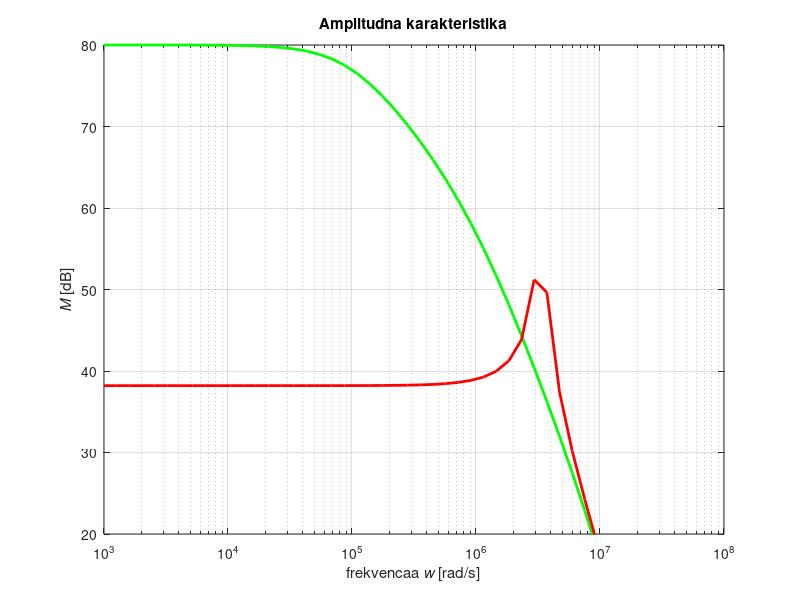

MATLAB code for this plot:
close all; clear all; clc;
#Bode digram

#                    G0
# G(s) = ------------------------------
#         (1+s/wp1)(1+s/wp2)(1+s/wp3)


#Nastavitve 
  %w od kje do kje risat
  w = logspace(3,8);  #Frekvenca od kje rasati
  r_zac = 1e3;
  r_kon = 1e8; 
  razpone = [r_zac r_kon];
  %Nastevitem magnetud amplitudnega grafa
  mag_low =  20;    
  mag_high = 80;

#Data:
wp1 = 10^5;
wp2 = 10^6;
wp3 = 10^7;

#G(s)
  %Numerator
  G0 = 10^4;
  
  %Dominator
  a3 = 1;
  a2 = wp1 + wp2 + wp3;
  a1 = wp1*wp2 + wp1*wp3 + wp2*wp3;
  a0 = wp1*wp2*wp3;

  #Draw Bode of G(s)
  num = [G0*wp1*wp2*wp3];
  den = [a3 a2 a1 a0];
  
  sys = tf(num, den);
  [mag, phase] = bode(sys, w);
  dbmag = 20*log10(mag);

  fig1 = figure(1);
  %Bode Graph Computer Real Line
  semilogx(w, dbmag, 'g', 'LineWidth', 2); 
  hold on;

 
#H(s)
  %Numerator
  G0 = 10^4;
  B = 1.22*10^-2;
  %Dominator
  a3 = 1;
  a2 = wp1 + wp2 + wp3;
  a1 = wp1*wp2 + wp1*wp3 + wp2*wp3;
  a0 = wp1*wp2*wp3*(1 + B*G0);

  #Draw Bode of G(s)
  num = [G0*wp1*wp2*wp3];
  den = [a3 a2 a1 a0];
  
  sys = tf(num, den);
  [mag, phase] = bode(sys, w);
  dbmag = 20*log10(mag);

  #Draw
  semilogx(w, dbmag, 'r', 'LineWidth', 2); hold on;
 axis([ razpone mag_low mag_high])
 xlabel('frekvencaa {\itw} [rad/s]'); ylabel('{\itM} [dB]');

 grid on; title('Amplitudna karakteristika');
 pause(1);
















